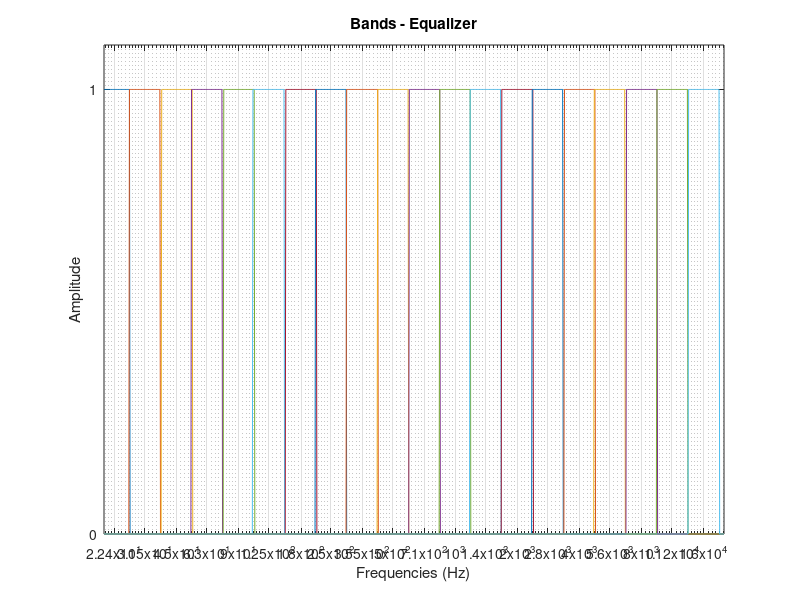

This chart was generated by the following MATLAB code:
alpha = 1/2;
fo = [22.4, 31.5, 45, 63, 90, 125, 180, 250, 355, 500, 710, 1000, 1400,...
    2000, 2800, 4000, 5600, 8000, 11200, 16000];
fi = 2^(-alpha/2).*fo;
fs = 2^(alpha/2).*fo;
freq = logspace(log10(20),log10(20000),1000);
B = false(length(freq),20);
for i = 1:20
    B(:,i) = (freq>fi(i))&(freq<fs(i));
end
figure, semilogx(freq,B), 
    axis([20,20000,0,1.1]), 
    title('Bands - Equalizer'),
    xlabel('Frequencies (Hz)'),
    ylabel('Amplitude');
    set(gca,'XTick',fo,'YTick',[0,1])
    grid on